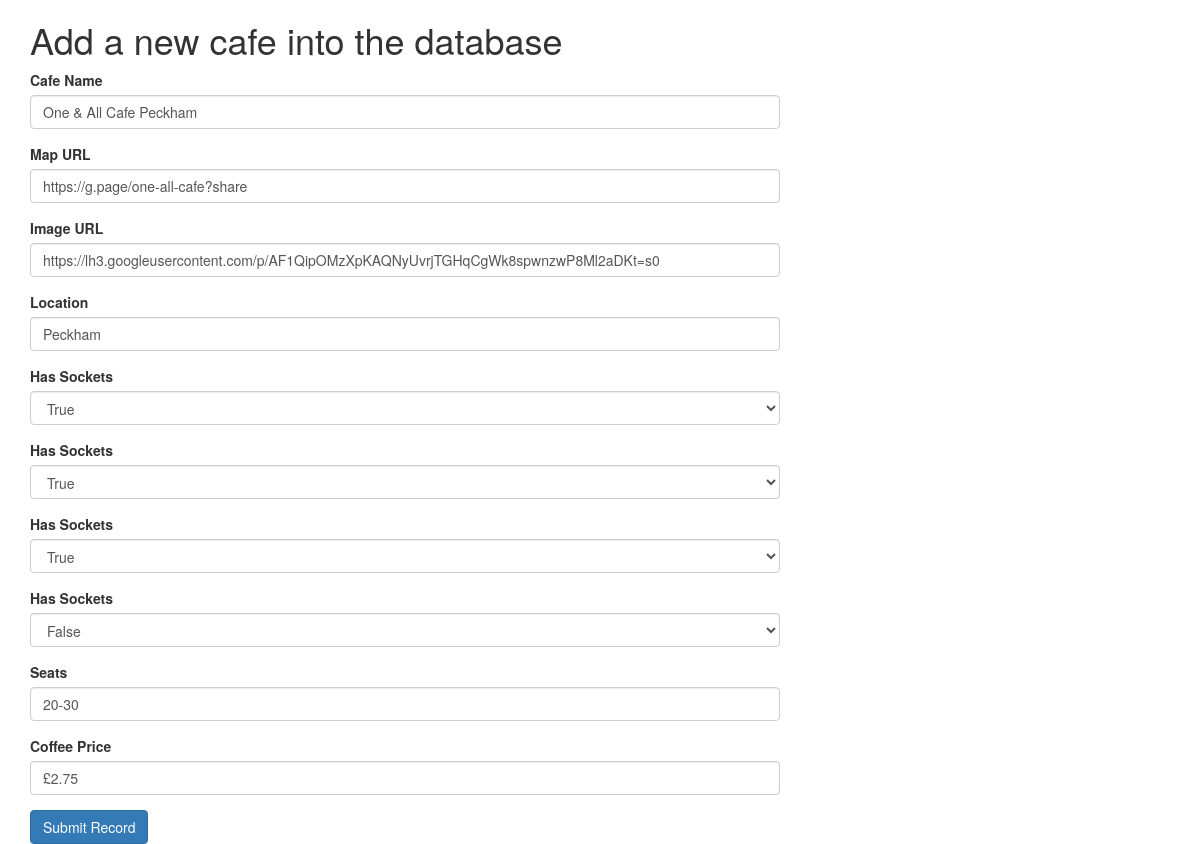
Page /update/3 on the committed database.
### main.py (models this page shows)
class Cafe(db.Model):
    __tablename__ = "cafe"
    id = db.Column(db.Integer, primary_key=True)
    name = db.Column(db.String(250), unique=True, nullable=False)
    map_url = db.Column(db.String(250), nullable=False)
    img_url = db.Column(db.String(500), nullable=False)
    location = db.Column(db.String(250), nullable=False)
    has_sockets = db.Column(db.Boolean(), nullable=False)
    has_toilet = db.Column(db.Boolean(), nullable=False)
    has_wifi = db.Column(db.Boolean(), nullable=False)
    can_take_calls = db.Column(db.Boolean(), nullable=False)
    seats = db.Column(db.String(250))
    coffee_price = db.Column(db.String(250))

### main.py (the view, shortened to what this page needs)
@app.route("/update/<int:cafe_id>", methods=["GET", "POST"])
def update_cafe(cafe_id):
    cafe = Cafe.query.get(cafe_id)
    form = AddCafeForm(cafe=cafe.name, map_url=cafe.map_url, img_url=cafe.img_url,
                       location=cafe.location, has_sockets=cafe.has_sockets,
                       has_toilet=cafe.has_toilet, has_wifi=cafe.has_wifi,
                       can_take_calls=cafe.can_take_calls, seats=cafe.seats,
                       coffee_price=cafe.coffee_price)
    return render_template("add_cafe.html", form=form)

### forms.py
class AddCafeForm(FlaskForm):
    cafe = StringField(label="Cafe Name", validators=[DataRequired()])
    map_url = StringField(label="Map URL", validators=[DataRequired()])
    img_url = StringField(label="Image URL", validators=[DataRequired()])
    location = StringField(label="Location", validators=[DataRequired()])
    has_sockets = SelectField(label="Has Sockets", validators=[DataRequired()], choices=[True, False])
    has_toilet = SelectField(label="Has Sockets", validators=[DataRequired()], choices=[True, False])
    has_wifi = SelectField(label="Has Sockets", validators=[DataRequired()], choices=[True, False])
    can_take_calls = SelectField(label="Has Sockets", validators=[DataRequired()], choices=[True, False])
    seats = StringField(label="Seats", validators=[DataRequired()])
    coffee_price = StringField(label="Coffee Price", validators=[DataRequired()])
    submit = SubmitField(label="Submit Record")

### templates/add_cafe.html (shortened to what this page needs)
{% extends 'bootstrap/base.html' %}
{% import 'bootstrap/wtf.html' as wtf %}
{% block content %}
<div class="container">
    <div class="row">
        <div class="col-sm-12 col-md-8">
            <h1>Add a new cafe into the database</h1>
            {{ wtf.quick_form(form, novalidate=True, button_map={"submit": "primary"}) }}
        </div>
    </div>
</div>
{% endblock %}

### rows in the picture
Cafe: map_url "https://g.page/one-all-cafe?share", img_url "https://lh3.googleusercontent.com/p/AF1QipOMzXpKAQNyUvrjTGHqCgWk8spwnzwP8Ml2aDKt=s0", location "Peckham", has_sockets "True", has_toilet "True", has_wifi "True", can_take_calls "False", seats "20-30", coffee_price "£2.75"
